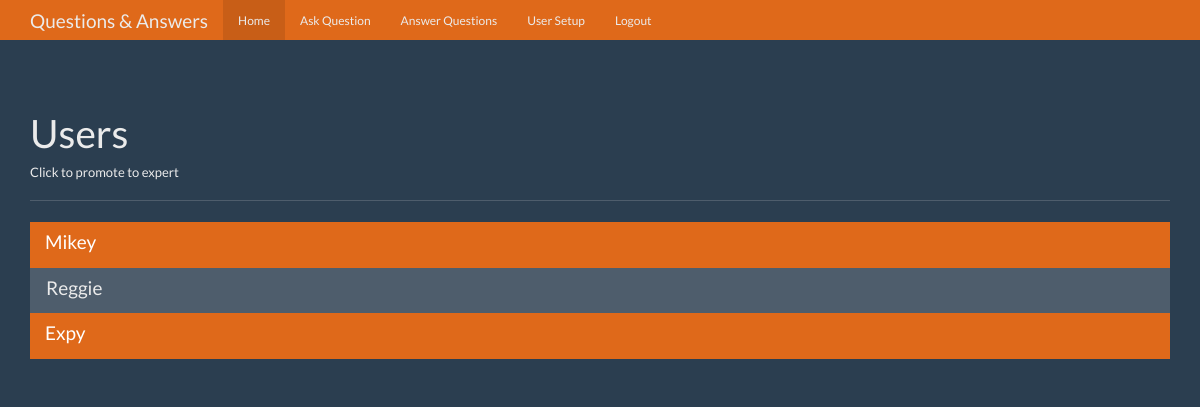
The page /users (signed in) on the database as committed earlier.
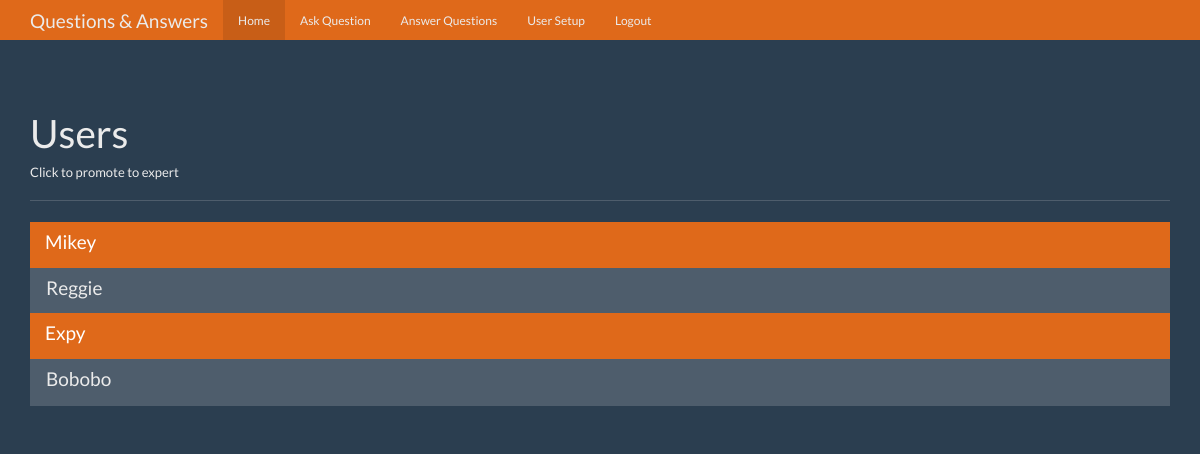
The same page on the database as committed later.
### tables this page shows
CREATE TABLE users (
    id integer primary key autoincrement,
    name text not null,
    password text not null,
    expert boolean not null,
    admin boolean not null
);

### app.py (the view)
@app.route('/users')
def users():
    user = get_current_user()
    db = get_db()
    users_cur = db.execute('select id, name, expert, admin from users;')
    users_results = users_cur.fetchall()
    return render_template('users.html', user=user, users=users_results)

### app.py (called while the page is built)
def get_current_user():
    user_result = None
    if 'user' in session:
        user = session['user']
        db = get_db()
        user_cursor = db.execute('select id, name, password, expert, admin from users where name = ?', [user])
        user_result = user_cursor.fetchone()
    return user_result

### database.py (called while the page is built)
def connect_db():
    sql = sqlite3.connect("Section5_Question_Answer_App\questions.db")
    sql.row_factory = sqlite3.Row
    return sql

def get_db():
    if not hasattr(g, 'sqlite_db'):
        g.sqlite_db = connect_db()
    return g.sqlite_db

### templates/users.html (shortened to what this page needs)
<!DOCTYPE html>
<html lang="en">
  <head>
    <link href="{{ url_for('static', filename='bootstrap.min.css') }}" rel="stylesheet">
    <link href="{{ url_for('static', filename='theme.css') }}" rel="stylesheet">
  </head>
  <body>
    <nav class="navbar navbar-inverse navbar-fixed-top">
      <div class="container">
        <div class="navbar-header">
          <a class="navbar-brand" href="#">Questions & Answers</a>
        </div>
        <div id="navbar" class="navbar-collapse collapse">
          <ul class="nav navbar-nav">
            <li class="active"><a href="{{ url_for('index') }}">Home</a></li>
            {% if user: %}
            <li><a href="{{ url_for('ask') }}">Ask Question</a></li>
            {% endif %}
            {% if user and user['expert'] == 1 %}
            <li><a href="{{ url_for('answer') }}">Answer Questions</a></li>
            {% endif %}
            {% if user and user['admin'] == 1 %}
            <li><a href="{{ url_for('users') }}">User Setup</a></li>
            {% endif %}
            {% if user: %}
            <li><a href="{{ url_for('logout') }}">Logout</a></li>
            {% endif %}
          </ul>
        </div>
      </div>
    </nav>
    <div class="container theme-showcase" role="main">
      <div class="page-header">
        <h1>Users</h1>
        <h6>Click to promote to expert</h6>
      </div>
      <div class="row">
        <div class="col-lg-12">
          <div class="list-group">
            {% for user in users %}
                <a href="{{ url_for('promote', user_id=user['id']) }}" method="POST" class="list-group-item {% if user['expert'] == 1 %}active{% endif %}">
                  <h4 class="list-group-item-heading">{{ user['name'] }}</h4>
                </a>
            {% endfor %}
          </div>
        </div>
      </div>
    </div>
  </body>
</html>

Rows that differ between the two databases and show on the page:
added users: name "Bobobo", expert False (drawn)
